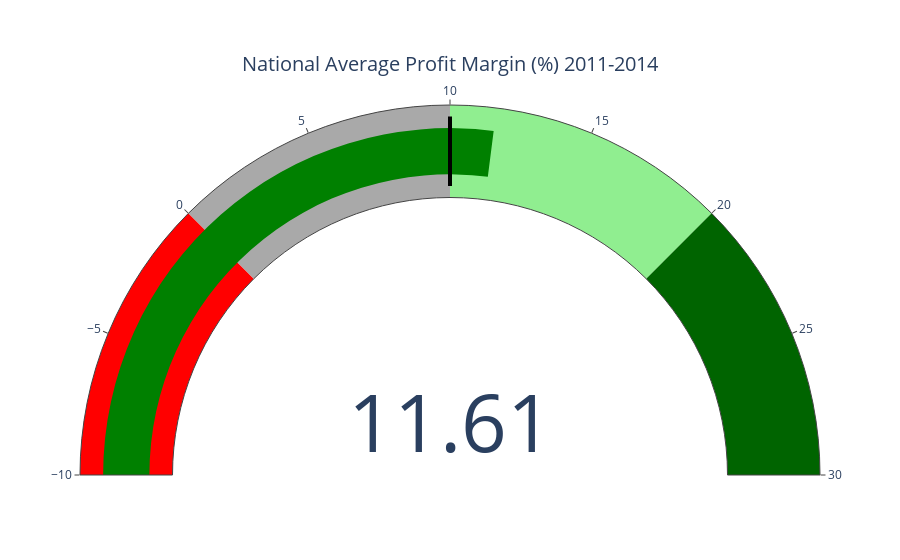

Notebook code cell kept with this figure:
### Code cell
import pandas as pd
import matplotlib.pyplot as plt
import plotly.graph_objects as go

# Load data
file_path = 'C:/Users/WILLS/Sales_Performance_Dashboard/data/superstore.csv'
df = pd.read_csv(file_path)

national_profit_margin = (df['Profit'].sum() / df['Sales'].sum()) * 100
national_target_margin = 10 #Based off of standard retail profit margins

fig = go.Figure(go.Indicator(
    mode="gauge+number",
    value=profit_margin,
    title={'text':"National Average Profit Margin (%) 2011-2014"},
    gauge={
        'axis': {'range': [-10,30]},
        'bar': {'color': "green" if profit_margin >= target_margin else "red"},
        'steps': [
            {'range': [-10, 0], 'color':"red"},
            {'range': [0, 10], 'color':"darkgray"},
            {'range': [10, 20], 'color':"lightgreen"},
            {'range': [20, 30], 'color':"darkgreen"}
        ],
        'threshold': {
            'line': {'color': "black", 'width':3},
            'thickness': 0.75,
            'value': target_margin
        }
    },
    delta={'reference': target_margin}
    ))
fig.show()

### Figure 1 — Plotly figure (JSON) as saved in the notebook; plotly's stock layout.template omitted (floating-point values rounded to 4 significant figures)
{"data": [{"delta": {"reference": 10}, "gauge": {"axis": {"range": [-10, 30]}, "bar": {"color": "green"}, "steps": [{"color": "red", "range": [-10, 0]}, {"color": "darkgray", "range": [0, 10]}, {"color": "lightgreen", "range": [10, 20]}, {"color": "darkgreen", "range": [20, 30]}], "threshold": {"line": {"color": "black", "width": 4}, "thickness": 0.75, "value": 10}}, "mode": "gauge+number", "title": {"text": "National Average Profit Margin (%) 2011-2014"}, "type": "indicator", "value": 11.61}], "layout": {"autosize": true}}
